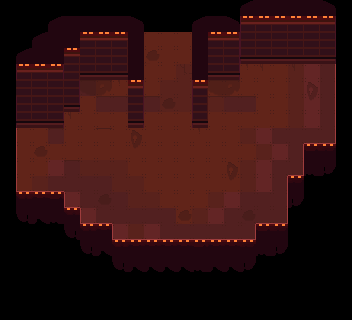

A 2D game scene composited from a Tiled map and its tileset images. What follows is a short description and the map's XML, with each tile layer's data collapsed to a summary:
An orthogonal 22x20 tile map with 16x16 px tiles, 4 tile layers (Suelo, Decoracion, Aire, Paredes), 2 tilesets and 7 objects (2x Up, 2x Right, 2x Left, Spawn).

<map version="1.0" tiledversion="1.0.3" orientation="orthogonal" renderorder="right-down" width="22" height="20" tilewidth="16" tileheight="16" nextobjectid="14">
 <tileset firstgid="1" source="../../tileset/tileset16.tsx" />
 <tileset firstgid="65" source="../../tileset/Decoracion.tsx" />
 <layer name="Suelo" width="22" height="20">
  <data>[440 cells, 252 non-empty, 8 distinct tile ids]</data>
 </layer>
 <layer name="Decoracion" width="22" height="20">
  <data>[440 cells, 53 non-empty, 13 distinct tile ids]</data>
 </layer>
 <layer name="Aire" width="22" height="20">
  <data>[440 cells, 53 non-empty, 9 distinct tile ids]</data>
 </layer>
 <layer name="Paredes" width="22" height="20">
  <data>[440 cells, 82 non-empty, 12 distinct tile ids]</data>
 </layer>
 <objectgroup name="Puertas" visible="0">
  <object id="5" name="Up" x="144" y="32" width="48" height="16" />
  <object id="7" name="Right" x="320" y="64" width="16" height="80" />
  <object id="9" name="Left" x="16" y="128" width="16" height="64" />
 </objectgroup>
 <objectgroup name="Entradas" visible="0">
  <object id="10" name="Up" gid="56" x="160" y="80" width="16" height="16" />
  <object id="11" name="Right" gid="56" x="272" y="96" width="16" height="16" />
  <object id="12" name="Left" gid="56" x="48" y="160" width="16" height="16" />
 </objectgroup>
 <objectgroup name="Spawners">
  <object id="1" name="Spawn" gid="64" x="272" y="112" width="16" height="16">
   <properties>
    <property name="Gunner" type="bool" value="true" />
    <property name="Stalker" type="bool" value="true" />
   </properties>
  </object>
 </objectgroup>
</map>
